Frame 1 (no input): blank canvas, image omitted
Frame 60 (no input): blank canvas, image omitted
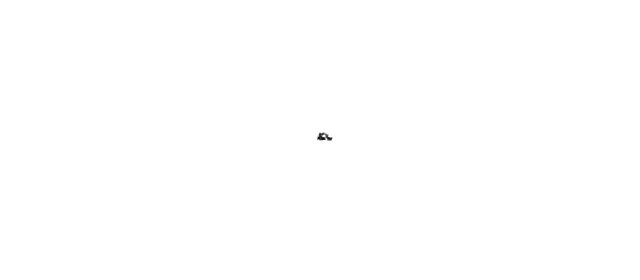
Frame 120 (the mouse pressed at the canvas centre since frame 60)

The p5.js sketch whose frames 1 and 60 were blank and that drew this single picture after the mouse press (run headless with seeded random() and noise() and a simulated clock; from frame 60 on, the mouse is pressed at the canvas centre):

// p5.js sketch
// ── sketch.js
/// <reference types="p5/global" />

class Walker {
    constructor() {
        this.x = width / 2;
        this.y = height / 2;
    }

    display() {
        stroke(0);
        point(this.x, this.y);
    }

    action() {
        const dirX = floor(random(3)) - 1;
        const dirY = floor(random(3)) - 1;

        this.x += dirX;
        this.y += dirY;
    }
}

let walker;

function setup() {
    createCanvas(640, 280);
    background(255);
    walker = new Walker;
}

function draw() {
    walker.display();
    walker.action();
}
